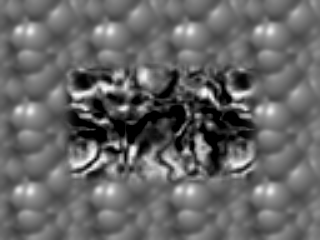
%> input picture ps5_matlab/input/TestSeq/Shift0.png, 320 x 240 px
$ octave ps5.m   (GNU Octave 9; MATLAB toolbox functions it lacks are replaced by stand-ins)
%> lines starting %> are read from the running program, lines starting %| are printed output that depends on the picture
### ps5_matlab/output/gradient.m
function [gx,gy] = gradient(img )

[gx, gy] = imgradientxy(img);
gx = (gx+4) ./ 8  ;

gy = (gy+4) ./ 8;
gy = -gy;
end

### ps5_matlab/output/LK_Step.m
function[U ,V] = LK_Step(gx, gy, gt, windowsize)

theOnes = ones([windowsize, windowsize])./(windowsize*windowsize);

gxsquared = gx.^2;
gysquared = gy.^2;
gxgy= gx.*gy;
gxgt = gx.*gt;
gygt = gy.*gt;
U = zeros( size (gx));
V = zeros( size (gy));
[ysize, xsize] = size (gx);

gx2Sum = imfilter(gxsquared,theOnes ,'symmetric');
gy2Sum = imfilter(gysquared,theOnes ,'symmetric');
gxgySum = imfilter(gxgy,theOnes ,'symmetric');
gxgtSum = imfilter(gxgt, theOnes ,'symmetric');
gygtSum = imfilter(gygt,theOnes ,'symmetric');

for y = 1: ysize
    for x = 1 : xsize
        M = [gx2Sum(y,x), gxgySum(y,x);
             gxgySum(y,x), gy2Sum(y,x)];
         R = -[gxgtSum(y,x);gygtSum(y,x)];

        [ A ,S, B] = svd(M);
        eigen = diag(S);
        lambda1 = eigen(1);
        lambda2 = eigen(2);

            if lambda1 < 0.0000001 || lambda2 < 0.0000001 ||abs(log10(lambda1) -log10(lambda2)) > 1.5

                uv = [0,0];

            else
                invS = [1/lambda1 0; 0 1/lambda2];
                uv = A * invS *B' *R;


            end

        U(y,x) = uv(1);
        V(y,x) = uv(2);
    end
end

### ps5_matlab/output/ps5.m
test0 = imread('input/TestSeq/Shift0.png');
%> test0 is the input picture: size 240x320 uint8; min 0, max 253, mean 101.9
test2 = imread('input/TestSeq/ShiftR2.png');
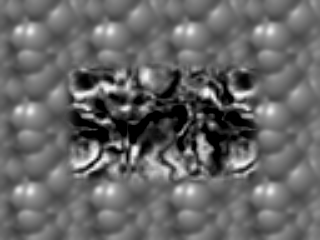
%> input picture ps5_matlab/input/TestSeq/ShiftR2.png, 320 x 240 px
%> test2 is the input picture: size 240x320 uint8; min 0, max 253, mean 101.9
test5 = imread('input/TestSeq/ShiftR5U5.png');
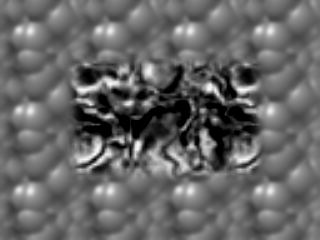
%> input picture ps5_matlab/input/TestSeq/ShiftR5U5.png, 320 x 240 px
%> test5 is the input picture: size 240x320 uint8; min 0, max 253, mean 102
test10 = imread('input/TestSeq/ShiftR10.png');
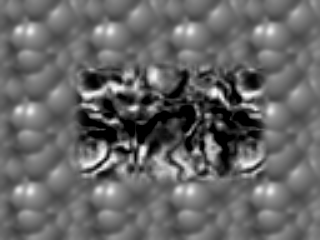
%> input picture ps5_matlab/input/TestSeq/ShiftR10.png, 320 x 240 px
%> test10 is the input picture: size 240x320 uint8; min 0, max 253, mean 102
test20 = imread('input/TestSeq/ShiftR20.png');
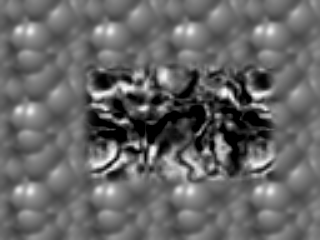
%> input picture ps5_matlab/input/TestSeq/ShiftR20.png, 320 x 240 px
%> test20 is the input picture: size 240x320 uint8; min 0, max 253, mean 101.9
test40 = imread('input/TestSeq/ShiftR40.png');
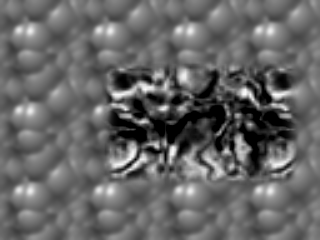
%> input picture ps5_matlab/input/TestSeq/ShiftR40.png, 320 x 240 px
%> test40 is the input picture: size 240x320 uint8; min 0, max 253, mean 101.7

[testY, testX] = size(test0);
%> testY = 240; testX = 320

filter = fspecial('gaussian', [13, 13],13/5);
smoothed0 = imfilter(test0, filter);
smoothed2 = imfilter(test2, filter);
smoothed5 = imfilter(test5, filter);
gt02 = double(smoothed2 )- double(smoothed0);
gt05 = double(smoothed5 )- double(smoothed0);
[gx0, gy0 ] = gradient(smoothed0);


 [U2,V2] = LK_Step(gx0 , gy0, gt02,49);
%> after the loop in LK_Step, `for y = 1: ysize`:
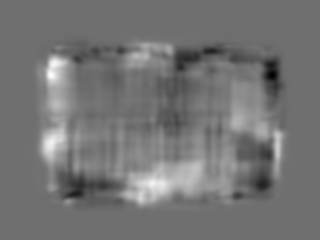
%> V: size 240x320 double; min -0.342, max 0.44, mean 0.0171; drawn with min black and max white
%> after the loop in LK_Step, `for y = 1: ysize`: invS = [0.0115 0; 0 0.0152]; uv = [0; 0]
 [U5,V5] = LK_Step(gx0 , gy0, gt05,49);
 %since since the y axis start on the top multiply by -1


 % reduce the number of arrows shown for clarity.

 figure(1)
 subplot(2,1,1)
 imagesc(U2);
 colorbar;
 subplot(2,1,2)
  imagesc(V2);
  colorbar;
 export_fig 'output/ps5-1-a-1.png';
  figure(2)
subplot(2,1,1)
 imagesc(U5);
 colorbar;
 subplot(2,1,2)
  imagesc(V5);
  colorbar;
 export_fig 'output/ps5-1-a-2.png';
 %%1b
 smoothed10 = imfilter(test10, filter);
 smoothed20 = imfilter(test20, filter);
 smoothed40 = imfilter(test40, filter);
 gt010 = double(smoothed10 )- double(smoothed0);
gt020 = double(smoothed20 )- double(smoothed0);
gt040 = double(smoothed40 )- double(smoothed0);

 [U10,V10] = LK_Step(gx0 , gy0, gt010,49);
%> call 3 of LK_Step, with windowsize = 49
%> after the loop in LK_Step (call 3), `for y = 1: ysize`:
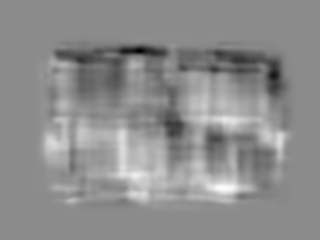
%> V: size 240x320 double; min -2.96, max 2.44, mean 0.0432; drawn with min black and max white
 [U20,V20] = LK_Step(gx0 , gy0, gt020,49);
 [U40,V40] = LK_Step(gx0 , gy0, gt040,49);


  figure(3)
 subplot(2,1,1)
 imagesc(U10);
 colorbar;
 subplot(2,1,2)
  imagesc(V10);
  colorbar;
 export_fig output/ps5-1-b-1.png
 figure(4)
 subplot(2,1,1)
 imagesc(U20);
 colorbar;
 subplot(2,1,2)
  imagesc(V20);
  colorbar;
 export_fig output/ps5-1-b-2.png
 figure(5)
 subplot(2,1,1)
 imagesc(U40);
 colorbar;
 subplot(2,1,2)
  imagesc(V40);
  colorbar;
 export_fig output/ps5-1-b-3.png
%> (the run ends here)
